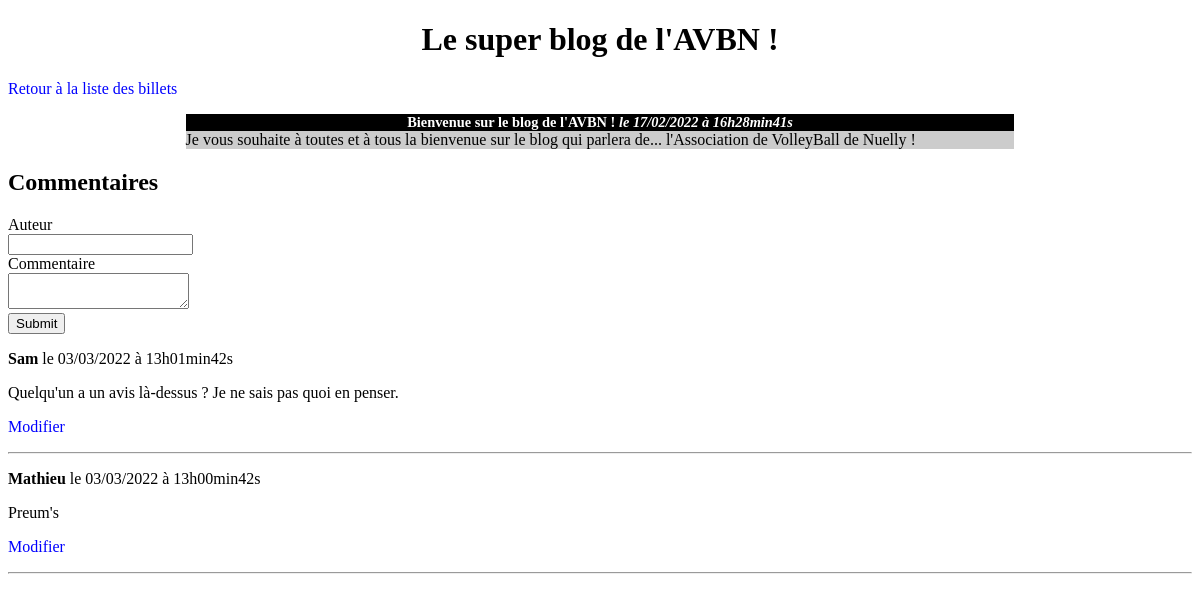
/blog/index.php?action=post&id=1, run on the app's committed database.
### tables this page shows
CREATE TABLE IF NOT EXISTS `posts` (
  `id` int(11) NOT NULL AUTO_INCREMENT,
  `title` varchar(255) NOT NULL,
  `content` text NOT NULL,
  `creation_date` datetime NOT NULL,
  PRIMARY KEY (`id`)
);

CREATE TABLE IF NOT EXISTS `comments` (
  `id` int(11) NOT NULL AUTO_INCREMENT,
  `post_id` int(11) NOT NULL,
  `author` varchar(255) NOT NULL,
  `comment` text NOT NULL,
  `comment_date` datetime NOT NULL,
  PRIMARY KEY (`id`),
  KEY `idx_comments_post_id` (`post_id`)
);

### blog/src/controllers/post.php (called while the page is built, shortened)
<?php
require_once __DIR__ . '/../model/post.php';
require_once __DIR__ . '/../model/comment.php';
function post($identifier)
{
    $id = (int) $identifier;
    $db = new DatabaseConnection();
    $postRepo = new PostRepository($db);
    $commentRepo = new CommentRepository($db);
    $post = $postRepo->getPost($id);
    $comments = $commentRepo->getComments($id);
    require __DIR__ . '/../../templates/post.php';
}

### blog/src/model/post.php (called while the page is built, shortened)
<?php
class PostRepository
{
    private $connection;
    public function __construct(DatabaseConnection $connection)
    {
        $this->connection = $connection;
    }
    public function getPost($id)
    {
        $pdo = $this->connection->getConnection();
        $stmt = $pdo->prepare("
            SELECT
              id AS identifier,
              title,
              content,
              DATE_FORMAT(creation_date, '%d/%m/%Y à %Hh%imin%ss') AS frenchCreationDate
            FROM posts
            WHERE id = ?
            LIMIT 1
        ");
        $stmt->execute(array((int)$id));
        $row = $stmt->fetch(PDO::FETCH_ASSOC);
        $p = new Post();
        $p->identifier         = (int)$row['identifier'];
        $p->title              = $row['title'];
        $p->content            = $row['content'];
        $p->frenchCreationDate = $row['frenchCreationDate'];
        return $p;
    }
}

### blog/src/model/comment.php (called while the page is built, shortened)
<?php
class CommentRepository
{
    private $connection;
    public function __construct(DatabaseConnection $connection)
    {
        $this->connection = $connection;
    }
    public function getComments($postId)
    {
        $pdo = $this->connection->getConnection();
        $stmt = $pdo->prepare("
            SELECT
                id,
                post_id,
                author,
                comment,
                DATE_FORMAT(comment_date, '%d/%m/%Y à %Hh%imin%ss') AS frenchCreationDate
            FROM comments
            WHERE post_id = ?
            ORDER BY comment_date DESC
        ");
        $stmt->execute(array((int)$postId));
        $comments = array();
        while ($row = $stmt->fetch(PDO::FETCH_ASSOC)) {
            $c = new Comment();
            $c->id                 = (int)$row['id'];
            $c->postId             = (int)$row['post_id'];
            $c->author             = $row['author'];
            $c->comment            = $row['comment'];
            $c->frenchCreationDate = $row['frenchCreationDate'];
            $comments[] = $c;
        }
        return $comments;
    }
}

### blog/templates/post.php (the view, shortened to what this page needs)
<!DOCTYPE html>
<html>
<head>
    <link href="style.css" rel="stylesheet" />
</head>
<body>
    <h1>Le super blog de l'AVBN !</h1>
    <p><a href="index.php">Retour à la liste des billets</a></p>
    <div class="news">
        <h3>
            <?= htmlspecialchars($post->title) ?>
            <em>le <?= $post->frenchCreationDate ?> </em>
        </h3>
        <p>
            <?= nl2br(htmlspecialchars($post->content)) ?>
        </p>
    </div>
    <h2>Commentaires</h2>
    <form action="index.php?action=addComment&id=<?= $post->identifier ?> " method="post">
        <div>
            <label for="author">Auteur</label><br />
            <input type="text" id="author" name="author" />
        </div>
        <div>
            <label for="comment">Commentaire</label><br />
            <textarea id="comment" name="comment"></textarea>
        </div>
        <div>
            <input type="submit" />
        </div>
    </form>
    <?php if (!empty($comments)): ?>
        <?php foreach ($comments as $comment): ?>
            <p>
                <strong><?= htmlspecialchars($comment->author) ?></strong>
                le <?= htmlspecialchars($comment->frenchCreationDate) ?>
            </p>
            <p><?= nl2br(htmlspecialchars($comment->comment)) ?></p>
            <p>
                <a href="index.php?action=editComment&id=<?= htmlspecialchars((string) $comment->id) ?>">Modifier</a>
            </p>
            <hr>
        <?php endforeach; ?>
    <?php else: ?>
        <p>Aucun commentaire pour le moment.</p>
    <?php endif; ?>
</body>
</html>

### blog/style.css (style rules this page uses)
h1, h3 { text-align:center; }
h3 { background-color:black; color:white; font-size:0.9em; margin-bottom:0px; }
.news p { background-color:#CCCCCC; margin-top:0px; }
.news { width:70%; margin:auto; }
a { text-decoration: none; color: blue; }

### data on the page
posts: title "Bienvenue sur le blog de l'AVBN !", content "Je vous souhaite à toutes et à tous la bienvenue sur le blog qui parlera de... l'Association de VolleyBall de Nuelly !"
comments: author "Sam", frenchCreationDate "03/03/2022 à 13h01min42s", comment "Quelqu'un a un avis là-dessus ? Je ne sais pas quoi en penser."
comments: author "Mathieu", frenchCreationDate "03/03/2022 à 13h00min42s", comment "Preum's"

### other printed values
$post->frenchCreationDate "17/02/2022 à 16h28min41s"
